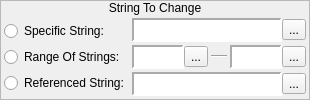
    <widget class="QFrame" name="frame">
     <property name="sizePolicy">
      <sizepolicy hsizetype="Preferred" vsizetype="Fixed">
       <horstretch>0</horstretch>
       <verstretch>0</verstretch>
      </sizepolicy>
     </property>
     <property name="frameShape">
      <enum>QFrame::StyledPanel</enum>
     </property>
     <property name="frameShadow">
      <enum>QFrame::Raised</enum>
     </property>
     <layout class="QVBoxLayout" name="verticalLayout">
      <property name="spacing">
       <number>0</number>
      </property>
      <property name="margin">
       <number>0</number>
      </property>
      <item>
       <widget class="QLabel" name="label">
        <property name="sizePolicy">
         <sizepolicy hsizetype="Preferred" vsizetype="Fixed">
          <horstretch>0</horstretch>
          <verstretch>0</verstretch>
         </sizepolicy>
        </property>
        <property name="text">
         <string>String To Change</string>
        </property>
        <property name="alignment">
         <set>Qt::AlignCenter</set>
        </property>
       </widget>
      </item>
      <item>
       <widget class="QWidget" name="widget" native="true">
        <layout class="QHBoxLayout" name="horizontalLayout_4">
         <property name="spacing">
          <number>3</number>
         </property>
         <property name="margin">
          <number>3</number>
         </property>
         <item>
          <widget class="QWidget" name="widget_2" native="true">
           <property name="sizePolicy">
            <sizepolicy hsizetype="Fixed" vsizetype="Preferred">
             <horstretch>0</horstretch>
             <verstretch>0</verstretch>
            </sizepolicy>
           </property>
           <layout class="QVBoxLayout" name="verticalLayout_2">
            <property name="spacing">
             <number>3</number>
            </property>
            <property name="margin">
             <number>0</number>
            </property>
            <item>
             <widget class="QRadioButton" name="rbSpecificString">
              <property name="sizePolicy">
               <sizepolicy hsizetype="Fixed" vsizetype="Fixed">
                <horstretch>0</horstretch>
                <verstretch>0</verstretch>
               </sizepolicy>
              </property>
              <property name="text">
               <string>Specific String:</string>
              </property>
             </widget>
            </item>
            <item>
             <widget class="QRadioButton" name="rbRangeOfStrings">
              <property name="sizePolicy">
               <sizepolicy hsizetype="Fixed" vsizetype="Fixed">
                <horstretch>0</horstretch>
                <verstretch>0</verstretch>
               </sizepolicy>
              </property>
              <property name="text">
               <string>Range Of Strings:</string>
              </property>
             </widget>
            </item>
            <item>
             <widget class="QRadioButton" name="rbReferencedString">
              <property name="sizePolicy">
               <sizepolicy hsizetype="Fixed" vsizetype="Fixed">
                <horstretch>0</horstretch>
                <verstretch>0</verstretch>
               </sizepolicy>
              </property>
              <property name="text">
               <string>Referenced String:</string>
              </property>
             </widget>
            </item>
           </layout>
          </widget>
         </item>
         <item>
          <widget class="QWidget" name="widget_3" native="true">
           <layout class="QVBoxLayout" name="verticalLayout_3">
            <property name="spacing">
             <number>3</number>
            </property>
            <property name="margin">
             <number>0</number>
            </property>
            <item>
             <widget class="QWidget" name="wString" native="true">
              <layout class="QHBoxLayout" name="horizontalLayout_37">
               <property name="spacing">
                <number>0</number>
               </property>
               <property name="margin">
                <number>0</number>
               </property>
               <item>
                <widget class="QLabel" name="lblString">
                 <property name="sizePolicy">
                  <sizepolicy hsizetype="Preferred" vsizetype="Preferred">
                   <horstretch>0</horstretch>
                   <verstretch>0</verstretch>
                  </sizepolicy>
                 </property>
                 <property name="minimumSize">
                  <size>
                   <width>150</width>
                   <height>0</height>
                  </size>
                 </property>
                 <property name="font">
                  <font>
                   <family>Monospace</family>
                  </font>
                 </property>
                 <property name="styleSheet">
                  <string notr="true">background-color: palette(base);</string>
                 </property>
                 <property name="frameShape">
                  <enum>QFrame::Panel</enum>
                 </property>
                 <property name="frameShadow">
                  <enum>QFrame::Sunken</enum>
                 </property>
                 <property name="lineWidth">
                  <number>2</number>
                 </property>
                 <property name="text">
                  <string/>
                 </property>
                </widget>
               </item>
               <item>
                <widget class="QToolButton" name="bBrowseStrings">
                 <property name="text">
                  <string>...</string>
                 </property>
                 <property name="icon">
                  <iconset resource="gui_icons.qrc">
                   <normaloff>:/icons/fileopen.png</normaloff>:/icons/fileopen.png</iconset>
                 </property>
                </widget>
               </item>
              </layout>
             </widget>
            </item>
            <item>
             <widget class="QWidget" name="wStringRange" native="true">
              <layout class="QHBoxLayout" name="horizontalLayout_3">
               <property name="spacing">
                <number>3</number>
               </property>
               <property name="margin">
                <number>0</number>
               </property>
               <item>
                <widget class="QWidget" name="wStartString" native="true">
                 <layout class="QHBoxLayout" name="horizontalLayout_50">
                  <property name="spacing">
                   <number>0</number>
                  </property>
                  <property name="margin">
                   <number>0</number>
                  </property>
                  <item>
                   <widget class="QLabel" name="lblStartString">
                    <property name="sizePolicy">
                     <sizepolicy hsizetype="Preferred" vsizetype="Preferred">
                      <horstretch>0</horstretch>
                      <verstretch>0</verstretch>
                     </sizepolicy>
                    </property>
                    <property name="font">
                     <font>
                      <family>Monospace</family>
                     </font>
                    </property>
                    <property name="styleSheet">
                     <string notr="true">background-color: palette(base);</string>
                    </property>
                    <property name="frameShape">
                     <enum>QFrame::Panel</enum>
                    </property>
                    <property name="frameShadow">
                     <enum>QFrame::Sunken</enum>
                    </property>
                    <property name="lineWidth">
                     <number>2</number>
                    </property>
                    <property name="text">
                     <string/>
                    </property>
                   </widget>
                  </item>
                  <item>
                   <widget class="QToolButton" name="bBrowseStartString">
                    <property name="text">
                     <string>...</string>
                    </property>
                    <property name="icon">
                     <iconset resource="gui_icons.qrc">
                      <normaloff>:/icons/fileopen.png</normaloff>:/icons/fileopen.png</iconset>
                    </property>
                   </widget>
                  </item>
                 </layout>
                </widget>
               </item>
               <item>
                <widget class="Line" name="line">
                 <property name="sizePolicy">
                  <sizepolicy hsizetype="Fixed" vsizetype="Fixed">
                   <horstretch>0</horstretch>
                   <verstretch>0</verstretch>
                  </sizepolicy>
                 </property>
                 <property name="minimumSize">
                  <size>
                   <width>16</width>
                   <height>0</height>
                  </size>
                 </property>
                 <property name="maximumSize">
                  <size>
                   <width>16</width>
                   <height>16777215</height>
                  </size>
                 </property>
                 <property name="orientation">
                  <enum>Qt::Horizontal</enum>
                 </property>
                </widget>
               </item>
               <item>
                <widget class="QWidget" name="wEndString" native="true">
                 <layout class="QHBoxLayout" name="horizontalLayout_51">
                  <property name="spacing">
                   <number>0</number>
                  </property>
                  <property name="margin">
                   <number>0</number>
                  </property>
                  <item>
                   <widget class="QLabel" name="lblEndString">
                    <property name="sizePolicy">
                     <sizepolicy hsizetype="Preferred" vsizetype="Preferred">
                      <horstretch>0</horstretch>
                      <verstretch>0</verstretch>
                     </sizepolicy>
                    </property>
                    <property name="font">
                     <font>
                      <family>Monospace</family>
                     </font>
                    </property>
                    <property name="styleSheet">
                     <string notr="true">background-color: palette(base);</string>
                    </property>
                    <property name="frameShape">
                     <enum>QFrame::Panel</enum>
                    </property>
                    <property name="frameShadow">
                     <enum>QFrame::Sunken</enum>
                    </property>
                    <property name="lineWidth">
                     <number>2</number>
                    </property>
                    <property name="text">
                     <string/>
                    </property>
                   </widget>
                  </item>
                  <item>
                   <widget class="QToolButton" name="bBrowseEndString">
                    <property name="text">
                     <string>...</string>
                    </property>
                    <property name="icon">
                     <iconset resource="gui_icons.qrc">
                      <normaloff>:/icons/fileopen.png</normaloff>:/icons/fileopen.png</iconset>
                    </property>
                   </widget>
                  </item>
                 </layout>
                </widget>
               </item>
              </layout>
             </widget>
            </item>
            <item>
             <widget class="QWidget" name="wVariable" native="true">
              <layout class="QHBoxLayout" name="horizontalLayout_38">
               <property name="spacing">
                <number>0</number>
               </property>
               <property name="margin">
                <number>0</number>
               </property>
               <item>
                <widget class="QLabel" name="lblVariable">
                 <property name="sizePolicy">
                  <sizepolicy hsizetype="Preferred" vsizetype="Preferred">
                   <horstretch>0</horstretch>
                   <verstretch>0</verstretch>
                  </sizepolicy>
                 </property>
                 <property name="minimumSize">
                  <size>
                   <width>150</width>
                   <height>0</height>
                  </size>
                 </property>
                 <property name="font">
                  <font>
                   <family>Monospace</family>
                  </font>
                 </property>
                 <property name="styleSheet">
                  <string notr="true">background-color: palette(base);</string>
                 </property>
                 <property name="frameShape">
                  <enum>QFrame::Panel</enum>
                 </property>
                 <property name="frameShadow">
                  <enum>QFrame::Sunken</enum>
                 </property>
                 <property name="lineWidth">
                  <number>2</number>
                 </property>
                 <property name="text">
                  <string/>
                 </property>
                </widget>
               </item>
               <item>
                <widget class="QToolButton" name="bBrowseVariables">
                 <property name="text">
                  <string>...</string>
                 </property>
                 <property name="icon">
                  <iconset resource="gui_icons.qrc">
                   <normaloff>:/icons/fileopen.png</normaloff>:/icons/fileopen.png</iconset>
                 </property>
                </widget>
               </item>
              </layout>
             </widget>
            </item>
           </layout>
          </widget>
         </item>
        </layout>
       </widget>
      </item>
     </layout>
    </widget>
